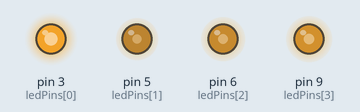
Bench run of a sketch on a simulated Arduino Uno, built with avr-gcc and run on an emulated ATmega328P. On the bench: output pins drawn as LEDs (lit = HIGH). Random numbers use the default seed unless the sketch sets one.

Above: at 0.15 s.
At 4.72 s:
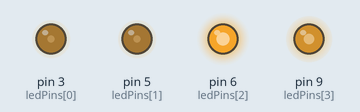
At 9.59 s:
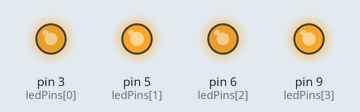
At 19.33 s:
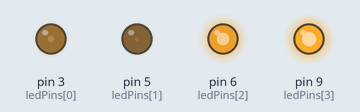
At 29.1 s:
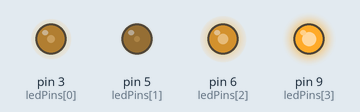
At 38.86 s:
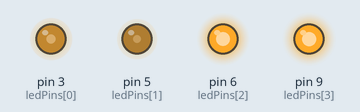
Timing chart, 0 to 40.0 s (numbered marks = the images above):
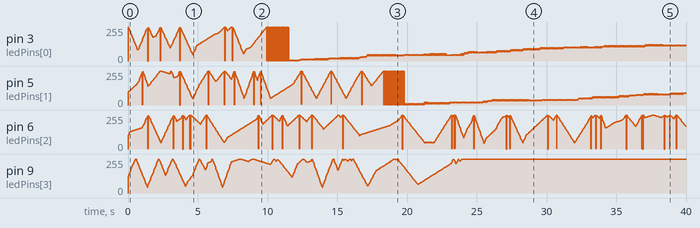

The sketch:

ledFlicker.ino
```cpp
// Pin assignments
const int ledPins[] = {3, 5, 6, 9}; // PWM capable pins
const int numLEDs = 4;

// Flicker parameters
int brightness[numLEDs]; // Current brightness of LEDs
int fadeAmount[numLEDs]; // Amount to fade LEDs by

void setup() {
  // Initialize all LED pins as output
  for (int i = 0; i < numLEDs; i++) {
    pinMode(ledPins[i], OUTPUT);
    brightness[i] = random(50, 255); // Start with a random brightness between 50 and 255
    fadeAmount[i] = random(1, 10); // Start with a random fade amount
  }
}

void loop() {
  for (int i = 0; i < numLEDs; i++) {
    // Adjust the brightness for this LED
    brightness[i] += fadeAmount[i];

    // Reverse the direction of fading at the ends of the range
    if (brightness[i] <= 50 || brightness[i] >= 255) {
      fadeAmount[i] = -fadeAmount[i];
    }

    // Write the brightness to the LED
    analogWrite(ledPins[i], brightness[i]);

    // Randomly change the fade amount to create a more erratic flicker
    if (random(0, 100) > 95) {
      fadeAmount[i] = random(1, 10);
    }
  }

  // Small delay to control the flicker speed
  delay(30);
}
```
